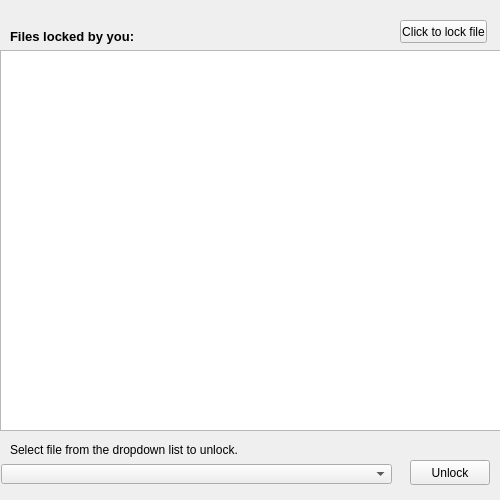
<?xml version="1.0" encoding="UTF-8"?>
<ui version="4.0">
 <class>Vault</class>
 <widget class="QWizardPage" name="Vault">
  <property name="windowModality">
   <enum>Qt::ApplicationModal</enum>
  </property>
  <property name="geometry">
   <rect>
    <x>0</x>
    <y>0</y>
    <width>500</width>
    <height>500</height>
   </rect>
  </property>
  <property name="windowTitle">
   <string>WizardPage</string>
  </property>
  <widget class="QListView" name="listView">
   <property name="geometry">
    <rect>
     <x>0</x>
     <y>50</y>
     <width>501</width>
     <height>381</height>
    </rect>
   </property>
  </widget>
  <widget class="QPushButton" name="pbUnlockFile">
   <property name="geometry">
    <rect>
     <x>410</x>
     <y>460</y>
     <width>80</width>
     <height>25</height>
    </rect>
   </property>
   <property name="text">
    <string>Unlock</string>
   </property>
  </widget>
  <widget class="QComboBox" name="comboBox">
   <property name="enabled">
    <bool>true</bool>
   </property>
   <property name="geometry">
    <rect>
     <x>1</x>
     <y>464</y>
     <width>391</width>
     <height>20</height>
    </rect>
   </property>
  </widget>
  <widget class="QLabel" name="lpathOfFile">
   <property name="geometry">
    <rect>
     <x>10</x>
     <y>440</y>
     <width>391</width>
     <height>20</height>
    </rect>
   </property>
   <property name="text">
    <string>Select file from the dropdown list to unlock.</string>
   </property>
  </widget>
  <widget class="QLabel" name="lSelectFile">
   <property name="geometry">
    <rect>
     <x>10</x>
     <y>26</y>
     <width>141</width>
     <height>20</height>
    </rect>
   </property>
   <property name="font">
    <font>
     <pointsize>10</pointsize>
     <weight>75</weight>
     <bold>true</bold>
    </font>
   </property>
   <property name="text">
    <string>Files locked by you:</string>
   </property>
  </widget>
  <widget class="QPushButton" name="pbLockFile">
   <property name="geometry">
    <rect>
     <x>400</x>
     <y>20</y>
     <width>87</width>
     <height>23</height>
    </rect>
   </property>
   <property name="text">
    <string>Click to lock file</string>
   </property>
  </widget>
 </widget>
 <resources/>
 <connections/>
</ui>
